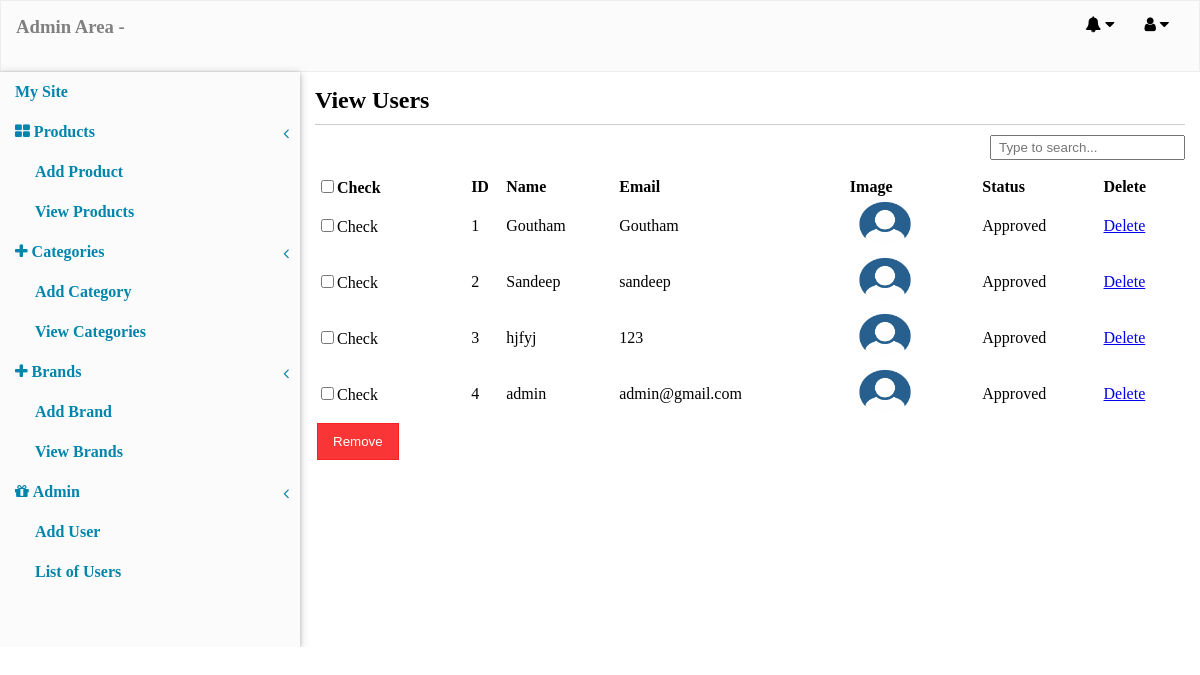
Screenshot of /admin_area/index.php?action=view_users with the database file from the repository.
### tables this page shows
CREATE TABLE `users` (
  `id` int(11) NOT NULL,
  `ip_address` varchar(255) NOT NULL,
  `name` text NOT NULL,
  `email` varchar(255) NOT NULL,
  `password` varchar(255) NOT NULL,
  `country` varchar(100) NOT NULL,
  `city` varchar(100) NOT NULL,
  `contact` text NOT NULL,
  `user_address` text NOT NULL,
  `image` varchar(255) NOT NULL,
  `role` varchar(50) NOT NULL DEFAULT 'guest',
  `visible` tinyint(1) NOT NULL DEFAULT 1
);

### admin_area/includes/view_users.php (the view, shortened to what this page needs)
<div class="view_product_box">
<h2>View Users</h2>
<div class="border_bottom"></div>
<form action="" method="post" enctype="multipart/form-data" >
<div class="search_bar">
    <input type="text" id="search" placeholder="Type to search..." />
</div>
    <table width="100%">
        <thead>
            <tr>
                <th><input type="checkbox" id="checkAll" />Check</th>
                <th>ID</th>
                <th>Name</th>
                <th>Email</th>
                <th>Image</th>
                <th>Status</th>
                <th>Delete</th>
            </tr>
        </thead>
        <?php
        $all_users = mysqli_query($con,"select * from users order by id DESC ");
        $i = 1;
        while($row=mysqli_fetch_array($all_users)){
        ?>
        <tbody>
            <tr>
                <td><input type="checkbox" name="deleteAll[]" value="<?php echo $row['id']; ?>" />Check</td>
                <td><?php echo $i; ?></td>
                <td><?php echo $row['name']; ?></td>
                <td><?php echo $row['email']; ?></td>
                <td>
                    <?php if($row['image'] != ''){ ?>
                    <img src="../upload-files/<?php echo $row['image']; ?>" width="70" height="50" />
                    <?php }else{ ?>
                    <img src="../images/profile-icon.png" width="70" height="50" />
                    <?php } ?>
                </td>
                <td>
                <?php
                    if($row['visible'] == 1){
                        echo "Approved";
                    }
                    else{
                        echo "Pending";
                    }
                ?>
                </td>
                <td><a href="index.php?action=view_users&delete_user=<?php echo $row['id']; ?>">Delete</a></td>
            </tr>
        </tbody>
        <?php $i++;} ?>
        <tr>
            <td><input type="submit" name="delete_all" value="Remove" /></td>
        </tr>
    </table>
</form>
</div>

### admin_area/index.php (shortened to what this page needs)
<?php
if(isset($_SESSION['role']) && $_SESSION['role'] != 'admin'){
    echo "<script>window.open('login.php','_self')</script>";
}
else{
?>
<?php include '../includes/db.php'; ?>
<!DOCTYPE html>
<html>
<head>
    <link href="styles/desktop.css" type="text/css" rel="stylesheet">
    <link rel="stylesheet" href="https://cdnjs.cloudflare.com/ajax/libs/font-awesome/4.7.0/css/font-awesome.min.css">
</head>
<body>
    <div class="container">
        <div class="header">
            <div class="navbar-header">
            <h3><a class="admin_name">Admin Area -<?php echo $_SESSION['name']; ?></a></h3>
            </div>
            <div class="navbar-right-header">
                <ul class="dropdown-navbar-right">
                    <li>
                        <a><i class="fa fa-user"></i>&nbsp;<i class="fa fa-caret-down"></i></a>
                </li>
                </ul>
                <ul class="dropdown-navbar-right">
                    <li>
                        <a><i class="fa fa-bell"></i>&nbsp;<i class="fa fa-caret-down"></i></a>
                </li>
                </ul>
            </div>
        </div>
        <div class="body_container">
            <div class="left_sidebar">
            <div class="left_sidebar_box">
            <ul class="left_sidebar_first_level">
            <li><a href="../index.php" target="_blank"><i class="fa fa-dashbpard"></i>My Site</a></li>
            <li>
                <a href="#"><i class="fa fa-th-large"></i>&nbsp;Products<i class="arrow fa fa-angle-left"></i></a>
                <ul class="left_sidebar_second_level">
                    <li><a href="index.php?action=add_pro">Add Product</a></li>
                    <li><a href="index.php?action=view_pro">View Products</a></li>
                </ul>
            </li>
            <li>
                <a href="#"><i class="fa fa-plus"></i>&nbsp;Categories<i class="arrow fa fa-angle-left"></i></a>
                <ul class="left_sidebar_second_level">
                    <li><a href="index.php?action=add_cat">Add Category</a></li>
                    <li><a href="index.php?action=view_cat">View Categories</a></li>
                </ul>
            </li>
            <li>
                <a href="#"><i class="fa fa-plus"></i>&nbsp;Brands<i class="arrow fa fa-angle-left"></i></a>
                <ul class="left_sidebar_second_level">
                    <li><a href="index.php?action=add_brand">Add Brand</a></li>
                    <li><a href="index.php?action=view_brands">View Brands</a></li>
                </ul>
            </li>
            <li>
                <a href="#"><i class="fa fa-gift"></i>&nbsp;Admin<i class="arrow fa fa-angle-left"></i></a>
                <ul class="left_sidebar_second_level">
                    <li><a href="index.php?action=add_user">Add User</a></li>
                    <li><a href="index.php?action=view_users">List of Users</a></li>
                </ul>
            </li>
            </ul>
            </div>
            </div>
            <div class="content">
                <div class="content_box">
                    <?php
                    if(isset($_GET['action'])){
                        $action = $_GET['action'];
                    }
                    else{
                        $action = '';
                    }
                    switch($action){
                        case 'view_users';
                        include 'includes/view_users.php';
                        break;
                    }
                    ?>
                </div>
            </div>
        </div>
    </div>
</body>
</html>
<?php }  ?>

### admin_area/styles/desktop.css (style rules this page uses)
html, body, div, span, applet, object, iframe, h1, h2, h3, h4, h5, h6, p, blockquote, pre, a, abbr, acronym, address, big, cite, code, del, dfn, em, img, ins, kbd, q, s, samp, small, strike, strong, sub, sup, tt, var, b, u, i, center, dl, dt, dd, ol, ul, li, fieldset, form, label, legend, table, caption, tbody, tfoot, thead, tr, th, td, article, aside, canvas, details, embed, figure, figcaption, footer, header, hgroup, menu, nav, output, ruby, section, summary, time, mark, audio, video { margin: 0; padding: 0; border: 0; //font-size: 100%; //font: inherit; //vertical-align: baseline; }
.container { width:100%; max-width: auto; float: none; clear: none; padding: 0; margin: 0 auto; overflow: hidden; }
.header { height:40px; background: rgba(250, 250, 250, 0.7); border: 0.01px solid rgba(235, 235, 235, 0.9); padding: 15px; }
.navbar-header { width: 40%; float: left; }
a.admin_name { text-decoration: none; color: gray; }
.navbar-right-header { width: 60%; float: left; }
.navbar-right-header ul { list-style: none; cursor: pointer; margin:0 15px; }
ul.dropdown-navbar-right { float: right; width: auto; position: relative; }
.body_container { width: 100%; clear: both; }
.left_sidebar { width:25%; float: left; background: rgba(250, 250, 250, 0.7); box-shadow: 0 1px 4px 0 rgba(0,0,0,0.2), 0 2px 10px 0 rgba(0,0,0,0.19); }
.left_sidebar_box { padding-bottom: 55px; }
.content { width:75%; float: left; }
.content_box { padding: 15px; }
.left_sidebar_box ul { position: relative; display: block; width: auto; }
.left_sidebar_box ul li { line-height: 40px; position: relative; }
.arrow { position: absolute; top: 13px; right: 1px; padding: 0 10px 0 3px; }
.left_sidebar_box ul a { padding: 5px 15px; color: rgba(2, 133, 173, 1); text-decoration: none; font-weight: bold; }
.left_sidebar_box ul ul li { position: relative; }
.left_sidebar_box ul ul li a { margin-left: 20px; }
.border_bottom { border-bottom: 0.01px solid rgba(0, 0, 0, 0.2); margin:10px 0; }
.search_bar { float: right; margin-bottom: 15px; }
.search_bar input[type=text] { padding: 3px 7px; }
.view_product_box th, .view_product_box td { text-align:left; }
.view_product_box input[type=submit] { padding: 10px 15px; background: rgba(250, 32, 32, 0.9); border: 0.01px solid rgba(250, 32, 32, 0.9); color: white; }

### rows the page displays
users: name "Goutham", email "Goutham", visible "Approved"
users: name "Sandeep", email "sandeep", visible "Approved"
users: name "hjfyj", email "123", visible "Approved"
users: name "admin", email "admin@gmail.com", visible "Approved"
